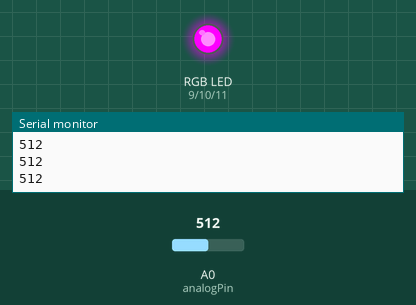
The sketch below on a simulated Arduino Uno, built with avr-gcc and run on an emulated ATmega328P. Shown: an RGB LED mixed from three pins (HIGH = lit), the last lines printed to the serial monitor. The test bench sets the inputs (shaded band); at power-on: A0 (analogPin) = 512.

Above: at 1.2 s.
1.3 s: A0 (analogPin) set to 490
At 2.5 s:
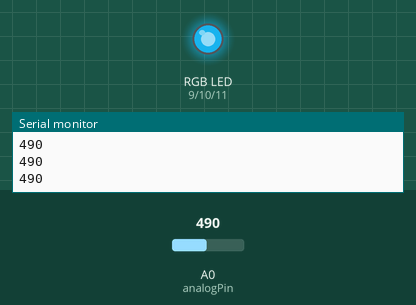
2.8 s: A0 (analogPin) set to 440
At 3.9 s:
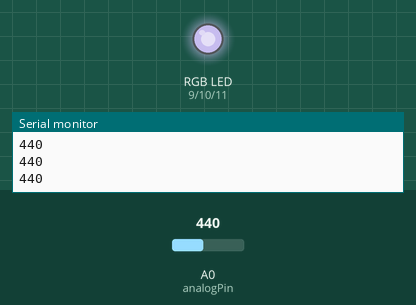
4.3 s: A0 (analogPin) set to 390
At 4.9 s:
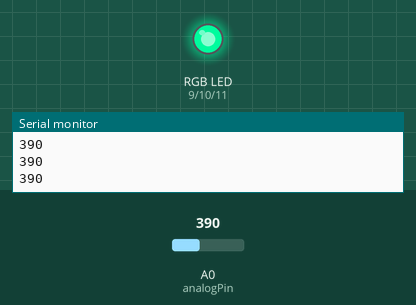
5.8 s: A0 (analogPin) set to 560
At 6.1 s:
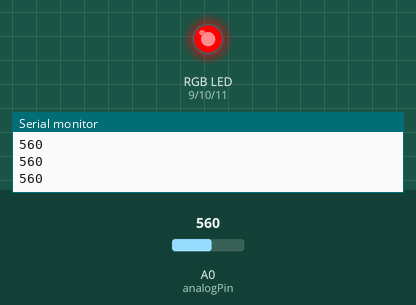
7.3 s: A0 (analogPin) set to 680
At 8.4 s:
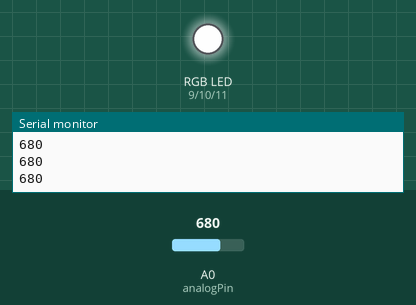
8.8 s: A0 (analogPin) set to 306
At 9.7 s:
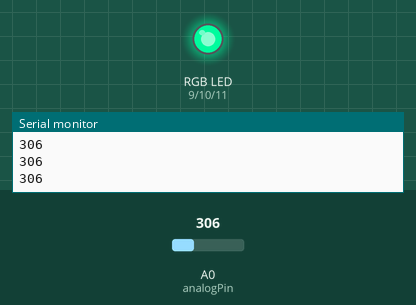
Timing chart, 0 to 11.3 s (numbered marks = the images above; inputs shaded):
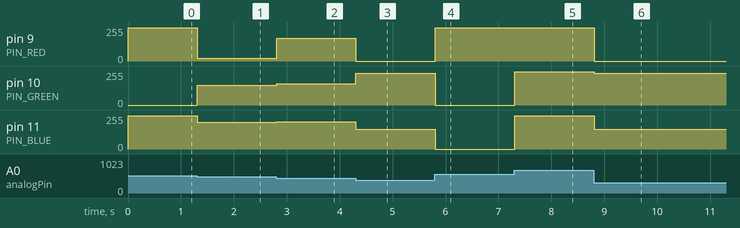

The sketch:

q2.ino
```cpp
int analogPin = A0; // potentiometer wiper (middle terminal) connected to analog pin 0
const int PIN_RED   = 9;
const int PIN_GREEN = 10;
const int PIN_BLUE  = 11;

int val = 0;  // variable to store the value read

void setup() {
  Serial.begin(9600);    // setup serial communication
  pinMode(PIN_RED,   OUTPUT);
  pinMode(PIN_GREEN, OUTPUT);
  pinMode(PIN_BLUE,  OUTPUT);
}

void loop() {
  val = analogRead(analogPin);  // read the input pin
  Serial.println(val);   // debug value

  if(val < 400) {
    analogWrite(PIN_RED,   0);
    analogWrite(PIN_GREEN, 240);
    analogWrite(PIN_BLUE,  150);
  }
  else if(val < 450) {
    analogWrite(PIN_RED,   170);
    analogWrite(PIN_GREEN, 160);
    analogWrite(PIN_BLUE,  204);
  }
  else if(val < 500) {
    analogWrite(PIN_RED,   20);
    analogWrite(PIN_GREEN, 150);
    analogWrite(PIN_BLUE,  200);
  }
  else if(val < 550) {
    analogWrite(PIN_RED,   250);
    analogWrite(PIN_GREEN, 0);
    analogWrite(PIN_BLUE,  250);
  }
  else if(val < 600) {
    analogWrite(PIN_RED,   250);
    analogWrite(PIN_GREEN, 0);
    analogWrite(PIN_BLUE,  0);
  }
  else if(val < 670) {
    analogWrite(PIN_RED,   0);
    analogWrite(PIN_GREEN, 250);
    analogWrite(PIN_BLUE,  0);
  }
  else {
    analogWrite(PIN_RED,   250);
    analogWrite(PIN_GREEN, 250);
    analogWrite(PIN_BLUE,  250);
  }
}
```

Measured:
- after the input at 1.3 s, pin 9 (PIN_RED): 250/255 → 20/255 at once; pin 10 (PIN_GREEN): 0/255 → 150/255 at once; pin 11 (PIN_BLUE): 250/255 → 200/255 at once
- after the input at 2.8 s, pin 9 (PIN_RED): 20/255 → 170/255 at once; pin 10 (PIN_GREEN): 150/255 → 160/255 at once; pin 11 (PIN_BLUE): 200/255 → 204/255 at once
- after the input at 4.3 s, pin 9 (PIN_RED): 170/255 → 0/255 at once; pin 10 (PIN_GREEN): 160/255 → 240/255 at once; pin 11 (PIN_BLUE): 204/255 → 150/255 at once
- after the input at 5.8 s, pin 9 (PIN_RED): 0/255 → 250/255 at once; pin 10 (PIN_GREEN): 240/255 → 0/255 at once; pin 11 (PIN_BLUE): 150/255 → 0/255 at once
- after the input at 7.3 s, pin 10 (PIN_GREEN), pin 11 (PIN_BLUE): 0/255 → 250/255 at once
- after the input at 8.8 s, pin 9 (PIN_RED): 250/255 → 0/255 at once; pin 10 (PIN_GREEN): 250/255 → 240/255 at once; pin 11 (PIN_BLUE): 250/255 → 150/255 at once
